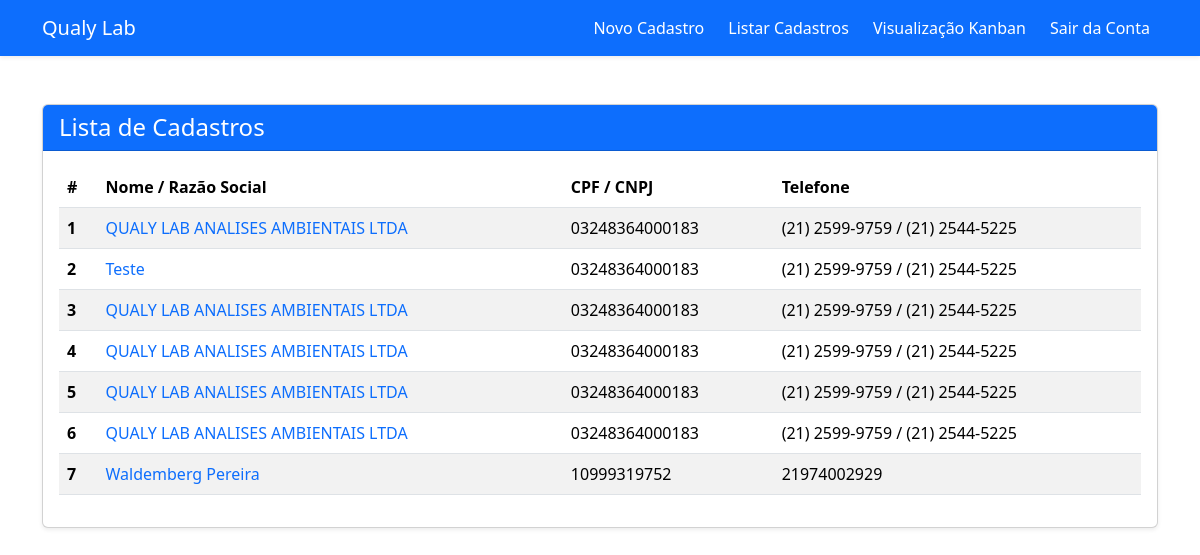
Screenshot of /cadastro/lista_cadastros (signed in) with the database file from the repository.
### cadastro/models.py (models this page shows)
class Cliente(models.Model):
    id = models.UUIDField(primary_key=True, default=uuid.uuid4, editable=False)
    nome_razao_social = models.CharField(max_length=120)
    nome_fantasia = models.CharField(max_length=120, null=True, blank=True)
    cpf_cnpj = models.CharField(max_length=18, null=True, blank=True)
    contato = models.CharField(max_length=50)
    telefone_1 = models.CharField(max_length=40)
    telefone_2 = models.CharField(max_length=30, null=True, blank=True)
    email = models.CharField(max_length=120, null=True, blank=True)
    data_cadastro = models.DateTimeField(auto_now_add=True)
    status = models.CharField(
        max_length=15,
        choices=StatusEnum.choices,
        default=StatusEnum.PENDENTE
        )
    endereco = models.OneToOneField(Endereco, on_delete=models.CASCADE)
    ambiente = models.OneToOneField(Ambiente, on_delete=models.CASCADE)
    def __str__(self):
        return self.nome_razao_social

### cadastro/views.py (the view)
# urls.py: path('lista_cadastros', views.lista_cadastros, name='lista_cadastros'),
@login_required(login_url='/usuario/login')
def lista_cadastros(request):
    cadastros = Cliente.objects.all()
    context = {
        'cadastros': cadastros
    }
    return render(request, 'lista_cadastros.html', context=context)

### cadastro/templates/lista_cadastros.html (shortened to what this page needs)
{% extends 'base.html' %}
{% load static %}
{% block content %}
<div class="container py-5">
    <div class="card shadow-sm">
        <div class="card-header bg-primary text-white">
            <h4 class="mb-0">Lista de Cadastros</h4>
        </div>
        <div class="card-body">
            <div class="table-responsive">
                <table class="table table-striped align-middle">
                    <thead>
                        <tr>
                            <th scope="col">#</th>
                            <th scope="col">Nome / Razão Social</th>
                            <th scope="col">CPF / CNPJ</th>
                            <th scope="col" class="d-none d-sm-table-cell">Telefone</th>
                        </tr>
                    </thead>
                    <tbody>
                        {% for cadastro in cadastros %}
                        <tr>
                            <th scope="row">{{ forloop.counter }}</th>
                            <td>
                                <a href="{% url 'listar_unico_cadastro' cadastro.id %}" class="text-decoration-none">
                                    {{ cadastro }}
                                </a>
                            </td>
                            <td>{{ cadastro.cpf_cnpj }}</td>
                            <td class="d-none d-sm-table-cell">{{ cadastro.telefone_1 }}</td>
                        </tr>
                        {% endfor %}
                    </tbody>
                </table>
            </div>
        </div>
    </div>
</div>
{% endblock %}

### templates/base.html (shortened to what this page needs)
<!doctype html>
<html lang="pt-br">
  <head>
    <link href="https://cdn.jsdelivr.net/npm/bootstrap@5.3.6/dist/css/bootstrap.min.css" rel="stylesheet">
  </head>
  <body>
    {% if user.is_authenticated %}
      {% include 'partials/navbar.html' %}
    {% endif %}
    {% block content %}
    {% endblock %}
  </body>
</html>

### templates/partials/navbar.html (shortened to what this page needs)
<nav class="navbar navbar-expand-lg navbar-dark bg-primary shadow-sm">
  <div class="container">
    <a class="navbar-brand d-flex align-items-center gap-2" href="{% url 'cadastro_cliente' %}">
      Qualy Lab
    </a>
    <div class="collapse navbar-collapse justify-content-end" id="navbarNav">
      <ul class="navbar-nav gap-2">
        <li class="nav-item">
          <a class="nav-link text-white {% if request.path == '/cadastro/' %}fw-bold border-bottom border-light{% endif %}"
             href="{% url 'cadastro_cliente' %}">Novo Cadastro</a>
        </li>
        <li class="nav-item">
          <a class="nav-link text-white {% if request.path == '/lista/' %}fw-bold border-bottom border-light{% endif %}"
             href="{% url 'lista_cadastros' %}">Listar Cadastros</a>
        </li>
        <li class="nav-item">
          <a class="nav-link text-white {% if request.path == '/lista/' %}fw-bold border-bottom border-light{% endif %}"
             href="{% url 'visualizacao_kanban' %}">Visualização Kanban</a>
        </li>
        <li class="nav-item">
          <a class="nav-link text-white {% if request.path == '/lista/' %}fw-bold border-bottom border-light{% endif %}"
             href="{% url 'logout' %}">Sair da Conta</a>
        </li>
      </ul>
    </div>
  </div>
</nav>

### rows the page displays
Cliente: nome_razao_social "QUALY LAB ANALISES AMBIENTAIS LTDA", cpf_cnpj "03248364000183", telefone_1 "(21) 2599-9759 / (21) 2544-5225"
Cliente: nome_razao_social "Teste", cpf_cnpj "03248364000183", telefone_1 "(21) 2599-9759 / (21) 2544-5225"
Cliente: nome_razao_social "QUALY LAB ANALISES AMBIENTAIS LTDA", cpf_cnpj "03248364000183", telefone_1 "(21) 2599-9759 / (21) 2544-5225"
Cliente: nome_razao_social "QUALY LAB ANALISES AMBIENTAIS LTDA", cpf_cnpj "03248364000183", telefone_1 "(21) 2599-9759 / (21) 2544-5225"
Cliente: nome_razao_social "QUALY LAB ANALISES AMBIENTAIS LTDA", cpf_cnpj "03248364000183", telefone_1 "(21) 2599-9759 / (21) 2544-5225"
Cliente: nome_razao_social "QUALY LAB ANALISES AMBIENTAIS LTDA", cpf_cnpj "03248364000183", telefone_1 "(21) 2599-9759 / (21) 2544-5225"
Cliente: nome_razao_social "Waldemberg Pereira", cpf_cnpj "10999319752", telefone_1 "21974002929"
